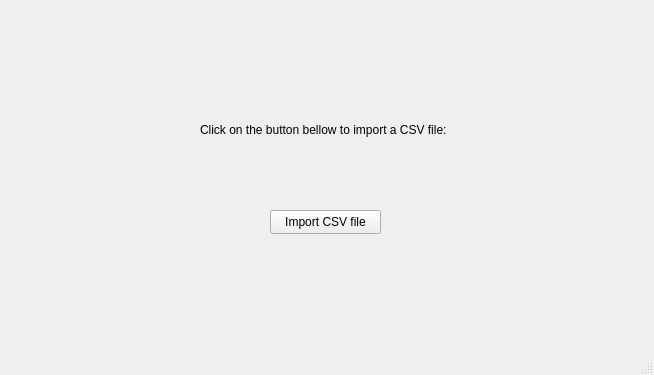
<?xml version="1.0" encoding="UTF-8"?>
<ui version="4.0">
 <class>MainWindow</class>
 <widget class="QMainWindow" name="MainWindow">
  <property name="geometry">
   <rect>
    <x>0</x>
    <y>0</y>
    <width>654</width>
    <height>375</height>
   </rect>
  </property>
  <property name="windowTitle">
   <string>MainWindow</string>
  </property>
  <widget class="QWidget" name="centralwidget">
   <widget class="QPushButton" name="pushButtonImportFile">
    <property name="geometry">
     <rect>
      <x>270</x>
      <y>210</y>
      <width>111</width>
      <height>24</height>
     </rect>
    </property>
    <property name="text">
     <string>Import CSV file</string>
    </property>
   </widget>
   <widget class="QLabel" name="label">
    <property name="geometry">
     <rect>
      <x>200</x>
      <y>120</y>
      <width>251</width>
      <height>20</height>
     </rect>
    </property>
    <property name="text">
     <string>Click on the button bellow to import a CSV file:</string>
    </property>
   </widget>
  </widget>
  <widget class="QStatusBar" name="statusbar"/>
 </widget>
 <resources/>
 <connections/>
</ui>
